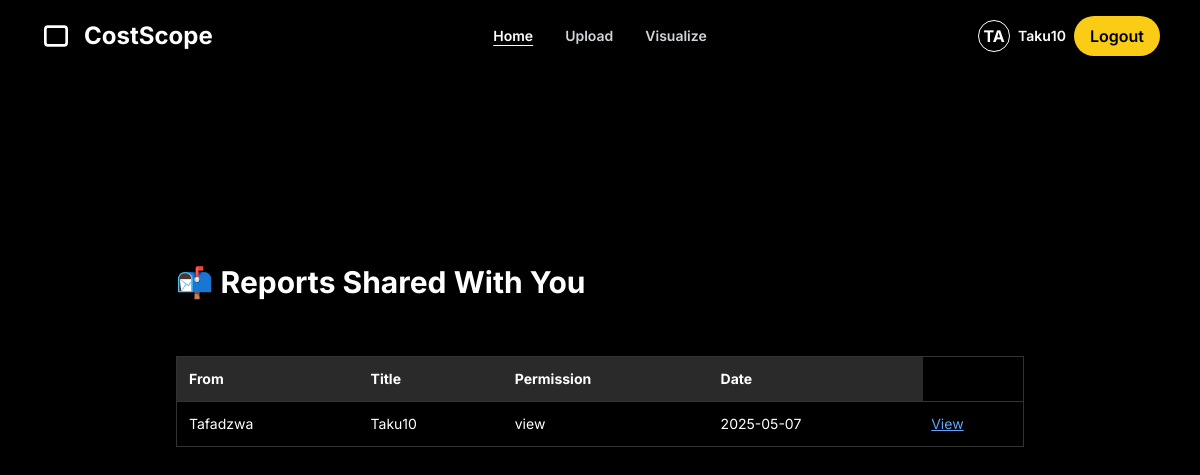
The page /shared-with-me (signed in) on the database its author committed.
### app/models.py (models this page shows)
class User(db.Model, UserMixin):
    id = db.Column(db.Integer, primary_key=True)
    username = db.Column(db.String(80), unique=True, nullable=False)
    password_hash = db.Column(db.String(128), nullable=False)
    expenses = db.relationship('Expense', backref='user', lazy=True)

class SharedReport(db.Model):
    id = db.Column(db.Integer, primary_key=True)
    owner_id = db.Column(db.Integer, db.ForeignKey('user.id'), nullable=False)
    recipient_username = db.Column(db.String(100), nullable=False)
    report_title = db.Column(db.String(100), nullable=False)
    permission = db.Column(db.String(20), default='view')  # Can be 'view' or 'comment'
    timestamp = db.Column(db.DateTime, default=datetime.utcnow)
    owner = db.relationship('User', backref='shared_reports')

### app/routes.py (the view)
@main.route('/shared-with-me')
@login_required
def shared_with_me():
    reports = SharedReport.query.filter_by(recipient_username=current_user.username).order_by(SharedReport.timestamp.desc()).all()
    return render_template('shared_with_me.html', shared_reports=reports)

### app/__init__.py (called while the page is built)
def create_app():
    app = Flask(__name__)
    app.config['SECRET_KEY'] = 'dev'
    app.config['SQLALCHEMY_DATABASE_URI'] = 'sqlite:///studysync.db'
    app.config['WTF_CSRF_ENABLED'] = True
    db.init_app(app)
    migrate.init_app(app, db)  # ✅ Connect Migrate to app and db
    login_manager.init_app(app)
    @login_manager.user_loader
    def load_user(user_id):
        return User.query.get(int(user_id))
    from .routes import main as main_blueprint
    app.register_blueprint(main_blueprint)
    return app

### app/templates/shared_with_me.html
{% extends "base.html" %}
{% block content %}
<div class="max-w-4xl mx-auto text-white p-6 space-y-8 mt-32">
  <h1 class="text-3xl font-bold">📬 Reports Shared With You</h1>
  {% if shared_reports %}
  <div class="overflow-x-auto">
    <table class="w-full text-sm border border-[#333] mt-6">
      <thead class="bg-[#2a2a2a] text-left">
        <tr>
          <th class="p-3">From</th>
          <th class="p-3">Title</th>
          <th class="p-3">Permission</th>
          <th class="p-3">Date</th>
        </tr>
      </thead>
      <tbody>
        {% for report in shared_reports %}
        <tr class="border-t border-[#333] {% if loop.index is even %}bg-[#1b1b1b]{% endif %}">
          <td class="p-3">{{ report.owner.username }}</td>
          <td class="p-3">{{ report.report_title }}</td>
          <td class="p-3">
            {% if report.permission == 'View only' %}
              <span class="bg-blue-600 text-white px-2 py-1 rounded-full text-xs">View Only</span>
            {% elif report.permission == 'Comment' %}
              <span class="bg-green-600 text-white px-2 py-1 rounded-full text-xs">Comment</span>
            {% else %}
              {{ report.permission }}
            {% endif %}
          </td>
          <td class="p-3">{{ report.timestamp.strftime('%Y-%m-%d') }}</td>
          <td class="p-2">
            <a href="{{ url_for('main.view_shared_report', report_id=report.id) }}"
               class="text-blue-400 underline hover:text-blue-600">View</a>
          </td>
        </tr>
        {% endfor %}
      </tbody>
    </table>
  </div>
  {% else %}
    <p class="text-gray-400 mt-6">No reports have been shared with you yet.</p>
  {% endif %}
</div>
{% endblock %}

### app/templates/base.html (shortened to what this page needs)
<!DOCTYPE html>
<html lang="en">
<head>
  <script src="https://cdn.tailwindcss.com"></script>
</head>
<body class="bg-black text-white min-h-screen flex flex-col">
  <header class="relative w-full px-10 py-4 flex justify-between items-center bg-black">
    <div class="flex items-center gap-3">
      <svg xmlns="http://www.w3.org/2000/svg" class="w-8 h-8" fill="none"
           viewBox="0 0 24 24" stroke="white" stroke-width="2">
        <path d="M20 12v5a2 2 0 0 1-2 2H6a2 2 0 0 1-2-2V7a2 2 0 0 1 2-2h12a2 2 0 0 1 2 2Z" />
        <path d="M18 12h.01" />
      </svg>
      <strong class="text-2xl font-bold">CostScope</strong>
    </div>
    <nav class="absolute left-1/2 transform -translate-x-1/2 flex gap-8 text-sm font-semibold">
      <a href="{{ url_for('main.home') }}" class="text-white underline underline-offset-4">Home</a>
      <a href="{{ url_for('main.upload') }}" class="text-gray-300 hover:text-white transition">Upload</a>
      <a href="{{ url_for('main.visualise') }}" class="text-gray-300 hover:text-white transition">Visualize</a>
    </nav>
    <div class="flex items-center gap-4">
      {% if current_user.is_authenticated %}
        <div class="flex items-center gap-2">
          <div class="w-8 h-8 rounded-full border border-white flex items-center justify-center font-bold text-white">
            {{ current_user.username[:2]|upper }}
          </div>
          <span class="text-sm font-semibold">{{ current_user.username }}</span>
          <a href="{{ url_for('main.logout') }}"
             class="bg-yellow-400 hover:bg-yellow-500 text-black font-semibold px-4 py-2 rounded-full transition">
            Logout
          </a>
        </div>
      {% else %}
        <a href="{{ url_for('main.login') }}" class="text-sm text-white hover:underline">Login</a>
        <a href="{{ url_for('main.register') }}"
           class="bg-yellow-400 hover:bg-yellow-500 text-black font-semibold px-4 py-2 rounded-full transition">
          Sign Up
        </a>
      {% endif %}
    </div>
  </header>
  <main class="flex-grow px-4 py-10">
    {% block content %}{% endblock %}
  </main>
</body>
</html>

### app/templates/base.html (style rules this page uses)
body { font-family: 'Inter', sans-serif; }

### rows shown on the page
User: username "TA", username "Taku10"
SharedReport: owner.username "Tafadzwa", report_title "Taku10", permission "view", timestamp "2025-05-07"
